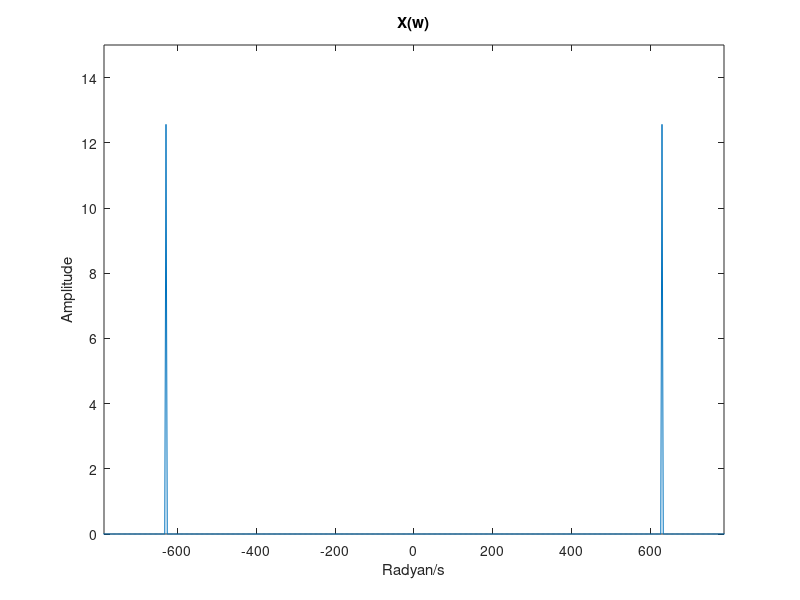

Reproduce this figure in MATLAB.
clc
clear
close all

N=10000;
ts = 0.0002;
deltaf = 1/(N*ts);
t = [0:N-1]*ts;

x = 4*cos(200*pi*t - pi/3);

Xf = fft(x);

f = [0:N-1]*deltaf;
Xf_shift = fftshift(Xf);
plot([-N/2:N/2-1]*deltaf*2*pi, abs(Xf_shift)/N*2*pi);
axis([-250*pi 250*pi 0 15]);
xlabel('Radyan/s');
ylabel('Amplitude');
title('X(w)');

